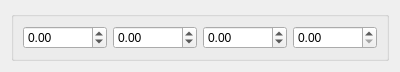
<?xml version="1.0" encoding="UTF-8"?>
<ui version="4.0">
 <class>VecEditWidget</class>
 <widget class="QWidget" name="VecEditWidget">
  <property name="geometry">
   <rect>
    <x>0</x>
    <y>0</y>
    <width>400</width>
    <height>58</height>
   </rect>
  </property>
  <property name="windowTitle">
   <string>Form</string>
  </property>
  <layout class="QHBoxLayout" name="horizontalLayout">
   <item>
    <widget class="QGroupBox" name="groupBox">
     <property name="title">
      <string/>
     </property>
     <layout class="QHBoxLayout" name="horizontalLayout_2">
      <item>
       <widget class="QDoubleSpinBox" name="x">
        <property name="minimum">
         <double>-10000.000000000000000</double>
        </property>
        <property name="maximum">
         <double>99999.000000000000000</double>
        </property>
        <property name="singleStep">
         <double>0.100000000000000</double>
        </property>
       </widget>
      </item>
      <item>
       <widget class="QDoubleSpinBox" name="y">
        <property name="minimum">
         <double>-10000.000000000000000</double>
        </property>
        <property name="maximum">
         <double>10000.000000000000000</double>
        </property>
        <property name="singleStep">
         <double>0.100000000000000</double>
        </property>
       </widget>
      </item>
      <item>
       <widget class="QDoubleSpinBox" name="z">
        <property name="minimum">
         <double>-10000.000000000000000</double>
        </property>
        <property name="maximum">
         <double>10000.000000000000000</double>
        </property>
        <property name="singleStep">
         <double>0.100000000000000</double>
        </property>
       </widget>
      </item>
      <item>
       <widget class="QDoubleSpinBox" name="w"/>
      </item>
     </layout>
    </widget>
   </item>
  </layout>
 </widget>
 <resources/>
 <connections>
  <connection>
   <sender>x</sender>
   <signal>valueChanged(double)</signal>
   <receiver>VecEditWidget</receiver>
   <slot>onValueChanged()</slot>
   <hints>
    <hint type="sourcelabel">
     <x>71</x>
     <y>27</y>
    </hint>
    <hint type="destinationlabel">
     <x>113</x>
     <y>3</y>
    </hint>
   </hints>
  </connection>
  <connection>
   <sender>y</sender>
   <signal>valueChanged(double)</signal>
   <receiver>VecEditWidget</receiver>
   <slot>onValueChanged()</slot>
   <hints>
    <hint type="sourcelabel">
     <x>196</x>
     <y>38</y>
    </hint>
    <hint type="destinationlabel">
     <x>253</x>
     <y>-3</y>
    </hint>
   </hints>
  </connection>
  <connection>
   <sender>z</sender>
   <signal>valueChanged(double)</signal>
   <receiver>VecEditWidget</receiver>
   <slot>onValueChanged()</slot>
   <hints>
    <hint type="sourcelabel">
     <x>288</x>
     <y>38</y>
    </hint>
    <hint type="destinationlabel">
     <x>362</x>
     <y>54</y>
    </hint>
   </hints>
  </connection>
  <connection>
   <sender>w</sender>
   <signal>valueChanged(double)</signal>
   <receiver>VecEditWidget</receiver>
   <slot>onValueChanged()</slot>
   <hints>
    <hint type="sourcelabel">
     <x>365</x>
     <y>22</y>
    </hint>
    <hint type="destinationlabel">
     <x>395</x>
     <y>4</y>
    </hint>
   </hints>
  </connection>
 </connections>
 <slots>
  <slot>onValueChanged()</slot>
 </slots>
</ui>
